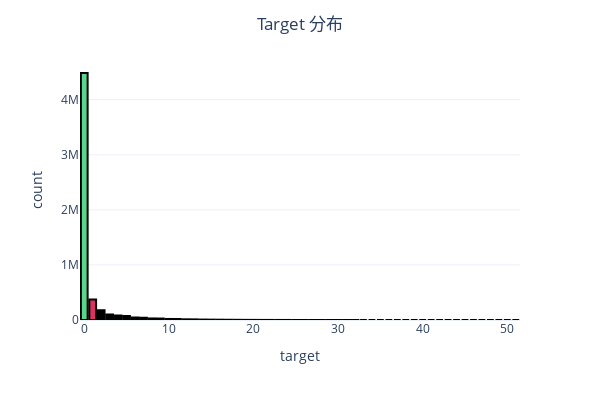

This figure's notebook cell:
### Code cell
# Target {0|1} 比率
train_target = pd.DataFrame(train[TARGET].value_counts()).reset_index()
train_target.columns = [TARGET, 'count']

fig = px.bar(data_frame = train_target, x=TARGET, y='count', width=600, height=400)
fig.update_traces(
                marker_color = ['#58D68D', '#DE3163'],
                marker_line_color = 'rgb(0,0,0)',
                marker_line_width=2)
fig.update_layout(
                title= 'Target 分布', 
                template = 'plotly_white',
                title_x = 0.5)

print('Target == 0 の比率: %0.2f%%' % (train_target["count"][0]*100 / (train_target["count"][0]+ train_target["count"][1])))
print('Target == 1 の比率: %0.2f%%' % (train_target["count"][1]*100 / (train_target["count"][0]+ train_target["count"][1])))

fig.show()

### Figure 1 — Plotly figure (JSON) as saved in the notebook; plotly's stock layout.template omitted (floating-point values rounded to 4 significant figures)
{"data": [{"alignmentgroup": "True", "hovertemplate": "target=%{x}<br>count=%{y}<extra></extra>", "legendgroup": "", "marker": {"color": ["#58D68D", "#DE3163"], "line": {"color": "rgb(0,0,0)", "width": 2}, "pattern": {"shape": ""}}, "name": "", "offsetgroup": "", "orientation": "v", "showlegend": false, "textposition": "auto", "type": "bar", "x": [0, 1, 2, 3, 4, 5, 6, 7, 8, 9, 10, 11, 12, 13, 14, 15, 16, 17, 18, 19, 20, 21, 22, 23, 24, 25, 26, 27, 28, 29, 30, 31, 32, 33, 34, 35, 36, 37, 38, 39, 40, 41, 42, 43, 44, 45, 46, 47, 48, 49, 50, 51], "xaxis": "x", "y": [4485483, 370084, 177905, 101548, 82127, 73007, 46174, 40625, 28340, 26476, 18839, 17743, 12514, 11250, 8071, 6552, 5484, 4439, 3424, 2388, 1962, 1450, 1223, 961, 777, 451, 379, 357, 299, 234, 183, 140, 130, 89, 88, 58, 46, 25, 21, 12, 11, 11, 10, 9, 8, 8, 8, 7, 7, 5, 5, 4], "yaxis": "y"}], "layout": {"barmode": "relative", "height": 400, "legend": {"tracegroupgap": 0}, "margin": {"t": 60}, "title": {"text": "Target 分布", "x": 0.5}, "width": 600, "xaxis": {"anchor": "y", "domain": [0, 1], "title": {"text": "target"}}, "yaxis": {"anchor": "x", "domain": [0, 1], "title": {"text": "count"}}}}
